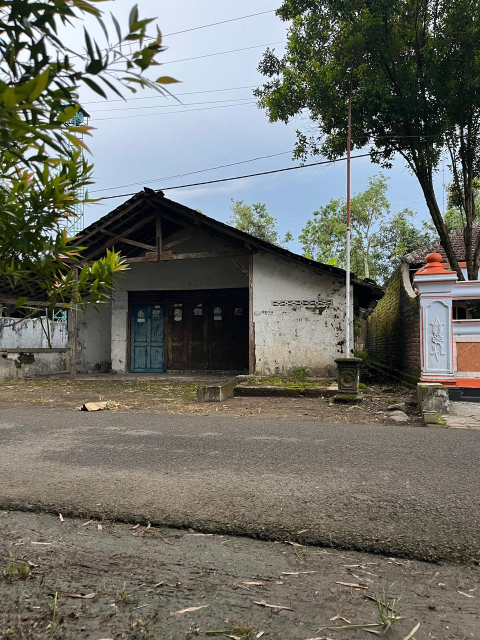
#> input picture images/gambar1.jpeg, 960 x 1280 px (shown at 1/2 size)
$ python descriptor.py   (older library calls are emulated)
#> lines starting #> are read from the running program, lines starting #| are printed output that depends on the picture
import cv2
import numpy as np
import matplotlib.pyplot as plt

img = cv2.imread('./images/gambar1.jpeg')
#> img is the input picture: shape (1280, 960, 3); mean B, G, R 104.3, 111.4, 110.5
gray = cv2.cvtColor(img, cv2.COLOR_BGR2GRAY)
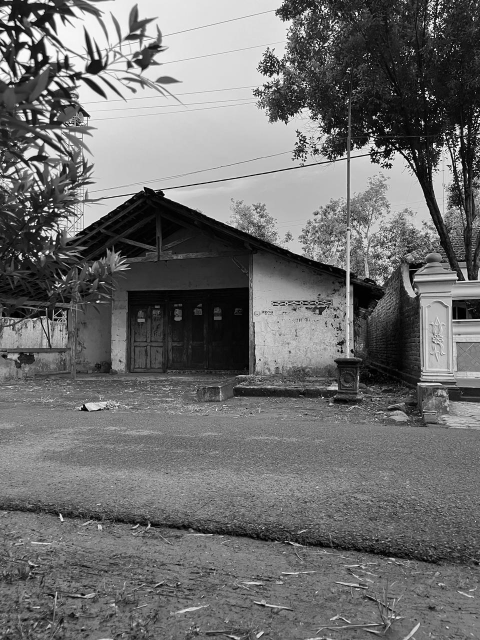
#> gray: shape (1280, 960) (shown at 1/2 size); min 0, max 255, mean 110.4
img_rgb = cv2.cvtColor(img, cv2.COLOR_BGR2RGB)

sift = cv2.SIFT_create()
keypoints, descriptors = sift.detectAndCompute(gray, None)
#> keypoints = 11362 keypoints; strongest (x, y, size): (955, 249, 1.9), (637, 86, 1.9), (748, 257, 2.3), (870, 99, 2.5)

print("Total keypoints:", len(keypoints))
#| Total keypoints: 11362

kp = max(keypoints, key=lambda k: k.size)
#> kp = keypoint at (732.8, 156.3), size 203.1

x, y = int(kp.pt[0]), int(kp.pt[1])
#> x = 732; y = 156
size = int(kp.size)
#> size = 203

half = size // 2
#> half = 101
patch = gray[
    max(0, y-half):min(gray.shape[0], y+half),
    max(0, x-half):min(gray.shape[1], x+half)
]
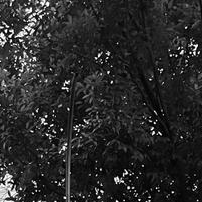
#> patch: shape (202, 202); min 0, max 255, mean 41.6
patch = cv2.resize(patch, (16, 16))

gx = cv2.Sobel(patch, cv2.CV_32F, 1, 0, ksize=3)
gy = cv2.Sobel(patch, cv2.CV_32F, 0, 1, ksize=3)

magnitude = np.sqrt(gx**2 + gy**2)
orientation = (np.arctan2(gy, gx) * 180 / np.pi) % 360


fig, axes = plt.subplots(4, 4, figsize=(8, 8))
fig.suptitle("SIFT Descriptor: 4×4 Blocks (Orientation Histograms)", fontsize=14)

bin_count = 8

for i in range(4):
    for j in range(4):
        # Ambil blok 4×4
        mag_block = magnitude[i*4:(i+1)*4, j*4:(j+1)*4]
        ori_block = orientation[i*4:(i+1)*4, j*4:(j+1)*4]

        # Histogram orientasi
        hist, _ = np.histogram(
            ori_block,
            bins=bin_count,
            range=(0, 360),
            weights=mag_block
        )

        axes[i, j].bar(range(bin_count), hist)
        axes[i, j].set_xticks([])
        axes[i, j].set_yticks([])

plt.tight_layout()
plt.show()
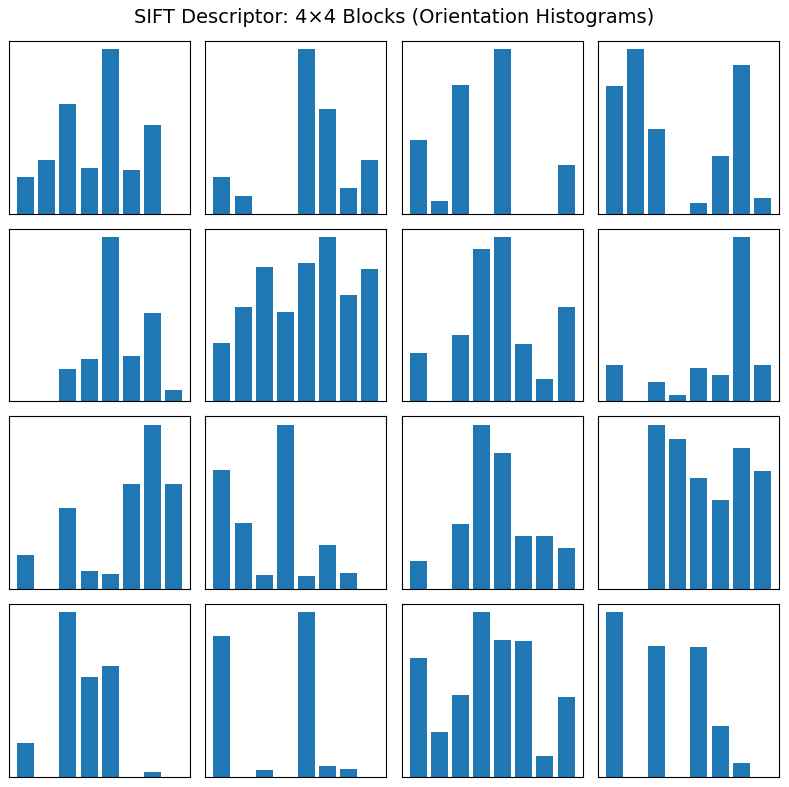
#> figure drawn by matplotlib, 16 panels

$ run again, with images/gambar2.jpeg copied over images/gambar1.jpeg
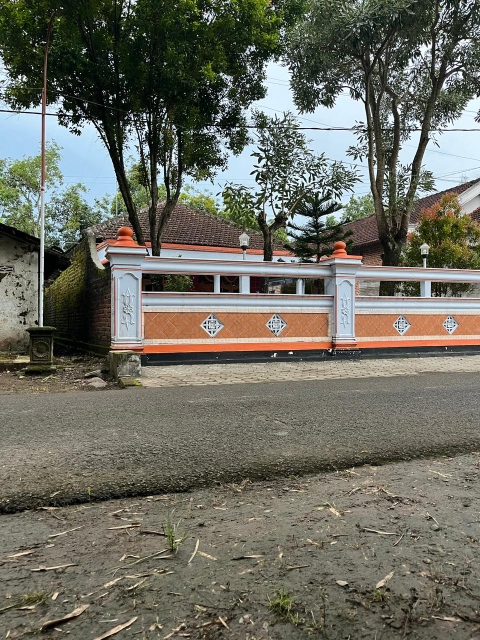
#> input picture images/gambar2.jpeg, 960 x 1280 px (shown at 1/2 size)
#> img is the input picture: shape (1280, 960, 3); mean B, G, R 97.3, 108.5, 108.7
#> `gray = cv2.cvtColor(img, cv2.COLOR_BGR2GRAY)`:
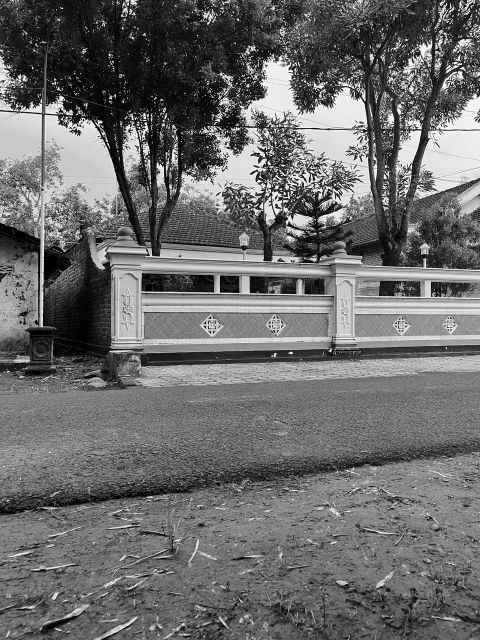
#> gray: shape (1280, 960) (shown at 1/2 size); min 0, max 255, mean 107.3
#> keypoints = 13650 keypoints; strongest (x, y, size): (298, 313, 1.8), (364, 266, 2.2), (783, 30, 1.9), (193, 45, 2.4)
#| Total keypoints: 13650
#> kp = keypoint at (192.3, 159.1), size 127.8
#> x = 192; y = 159
#> `patch = gray[ max(0, y-half):min(gray.shape[0], y+half), max(0, x-half..`:
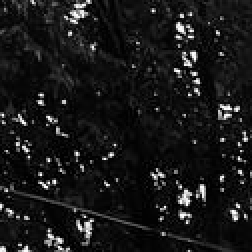
#> patch: shape (126, 126) (shown 2 times larger); min 0, max 254, mean 24.3
